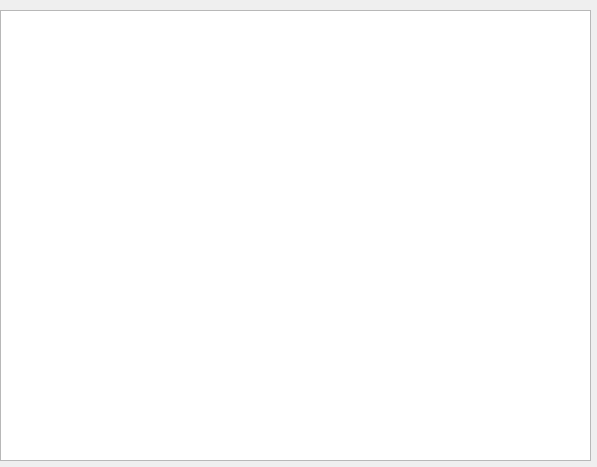
<?xml version="1.0" encoding="UTF-8"?>
<ui version="4.0">
 <class>Form</class>
 <widget class="QWidget" name="Form">
  <property name="geometry">
   <rect>
    <x>0</x>
    <y>0</y>
    <width>597</width>
    <height>467</height>
   </rect>
  </property>
  <property name="windowTitle">
   <string>Form</string>
  </property>
  <widget class="QTableWidget" name="tableWidget">
   <property name="geometry">
    <rect>
     <x>0</x>
     <y>10</y>
     <width>591</width>
     <height>451</height>
    </rect>
   </property>
  </widget>
 </widget>
 <resources/>
 <connections/>
</ui>
